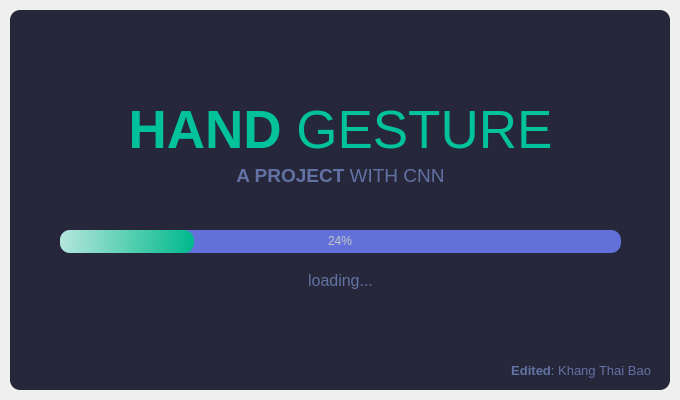
<?xml version="1.0" encoding="UTF-8"?>
<ui version="4.0">
 <class>SplashScreen</class>
 <widget class="QMainWindow" name="SplashScreen">
  <property name="geometry">
   <rect>
    <x>0</x>
    <y>0</y>
    <width>680</width>
    <height>400</height>
   </rect>
  </property>
  <property name="windowTitle">
   <string>MainWindow</string>
  </property>
  <widget class="QWidget" name="centralwidget">
   <layout class="QVBoxLayout" name="verticalLayout">
    <property name="spacing">
     <number>0</number>
    </property>
    <property name="leftMargin">
     <number>10</number>
    </property>
    <property name="topMargin">
     <number>10</number>
    </property>
    <property name="rightMargin">
     <number>10</number>
    </property>
    <property name="bottomMargin">
     <number>10</number>
    </property>
    <item>
     <widget class="QFrame" name="dropShadowFrame">
      <property name="styleSheet">
       <string notr="true">QFrame {	
	color: rgb(220, 220, 220);
	background-color: rgb(38, 39, 58);
	border-radius: 10px;
}</string>
      </property>
      <property name="frameShape">
       <enum>QFrame::StyledPanel</enum>
      </property>
      <property name="frameShadow">
       <enum>QFrame::Raised</enum>
      </property>
      <widget class="QLabel" name="label_title">
       <property name="geometry">
        <rect>
         <x>0</x>
         <y>90</y>
         <width>661</width>
         <height>61</height>
        </rect>
       </property>
       <property name="font">
        <font>
         <family>Segoe UI</family>
         <pointsize>40</pointsize>
        </font>
       </property>
       <property name="styleSheet">
        <string notr="true">color: rgb(1, 194, 154);</string>
       </property>
       <property name="text">
        <string>&lt;strong&gt;HAND&lt;/strong&gt; GESTURE</string>
       </property>
       <property name="alignment">
        <set>Qt::AlignCenter</set>
       </property>
      </widget>
      <widget class="QLabel" name="label_description">
       <property name="geometry">
        <rect>
         <x>0</x>
         <y>150</y>
         <width>661</width>
         <height>31</height>
        </rect>
       </property>
       <property name="font">
        <font>
         <family>Segoe UI</family>
         <pointsize>14</pointsize>
        </font>
       </property>
       <property name="styleSheet">
        <string notr="true">color: rgb(98, 114, 164);</string>
       </property>
       <property name="text">
        <string>&lt;strong&gt;A PROJECT&lt;/strong&gt; WITH CNN</string>
       </property>
       <property name="alignment">
        <set>Qt::AlignCenter</set>
       </property>
      </widget>
      <widget class="QProgressBar" name="progressBar">
       <property name="geometry">
        <rect>
         <x>50</x>
         <y>220</y>
         <width>561</width>
         <height>23</height>
        </rect>
       </property>
       <property name="styleSheet">
        <string notr="true">QProgressBar {
	
	color: rgb(200, 200, 200);
	border-style: none;
	background-color: rgb(97, 113, 217);
	border-radius: 10px;
	text-align: center;
}
QProgressBar::chunk{
	border-radius: 10px;
	background-color: qlineargradient(spread:pad, x1:0, y1:0.511364, x2:1, y2:0.523, stop:0 rgba(181, 230, 220, 255), stop:1 rgba(0, 185, 140, 255));
}</string>
       </property>
       <property name="value">
        <number>24</number>
       </property>
      </widget>
      <widget class="QLabel" name="label_loading">
       <property name="geometry">
        <rect>
         <x>0</x>
         <y>260</y>
         <width>661</width>
         <height>21</height>
        </rect>
       </property>
       <property name="font">
        <font>
         <family>Segoe UI</family>
         <pointsize>12</pointsize>
        </font>
       </property>
       <property name="styleSheet">
        <string notr="true">color: rgb(98, 114, 164);</string>
       </property>
       <property name="text">
        <string>loading...</string>
       </property>
       <property name="alignment">
        <set>Qt::AlignCenter</set>
       </property>
      </widget>
      <widget class="QLabel" name="label_credits">
       <property name="geometry">
        <rect>
         <x>20</x>
         <y>350</y>
         <width>621</width>
         <height>21</height>
        </rect>
       </property>
       <property name="font">
        <font>
         <family>Segoe UI</family>
         <pointsize>10</pointsize>
        </font>
       </property>
       <property name="styleSheet">
        <string notr="true">color: rgb(98, 114, 164);</string>
       </property>
       <property name="text">
        <string>&lt;strong&gt;Edited&lt;/strong&gt;: Khang Thai Bao</string>
       </property>
       <property name="alignment">
        <set>Qt::AlignRight|Qt::AlignTrailing|Qt::AlignVCenter</set>
       </property>
      </widget>
     </widget>
    </item>
   </layout>
  </widget>
 </widget>
 <resources/>
 <connections/>
</ui>
